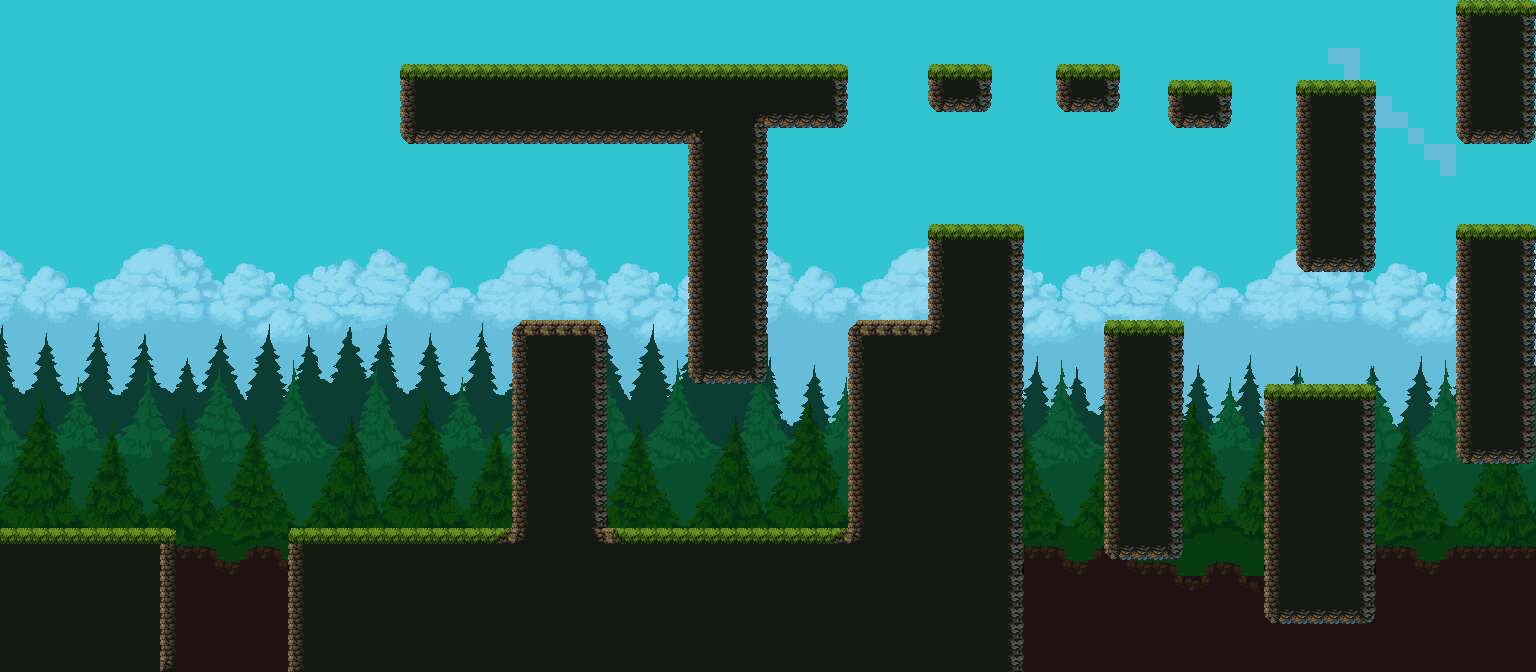

This is a level from a 2D game, rendered from its Tiled map with the project's own tilesets. A one-line summary and the map file follow, with tile-layer data summarised:
An orthogonal 96x42 tile map with 16x16 px tiles, 6 tile layers (SKY, FAR_TREES, MEDIUM_TREES, CLOSE_TREES, ...), 5 tilesets and 21 objects (15x Floor, 3x Death, 0, Start, End).

<map version="1.2" tiledversion="1.2.4" orientation="orthogonal" renderorder="right-down" width="96" height="42" tilewidth="16" tileheight="16" infinite="0" nextlayerid="11" nextobjectid="44">
 <tileset firstgid="1" name="Nuvens" tilewidth="16" tileheight="16" tilecount="336" columns="24">
  <image source="Nuvens.png" width="384" height="224" />
 </tileset>
 <tileset firstgid="337" name="Backgroud1" tilewidth="16" tileheight="16" tilecount="336" columns="24">
  <image source="Backgroud1.png" width="384" height="224" />
 </tileset>
 <tileset firstgid="673" name="Backgroud3" tilewidth="16" tileheight="16" tilecount="336" columns="24">
  <image source="Backgroud3.png" width="384" height="224" />
 </tileset>
 <tileset firstgid="1009" name="Backgroud2" tilewidth="16" tileheight="16" tilecount="336" columns="24">
  <image source="Backgroud2.png" width="384" height="224" />
 </tileset>
 <tileset firstgid="1345" name="Assets" tilewidth="16" tileheight="16" tilecount="675" columns="25">
  <image source="Assets.png" width="400" height="432" />
  <terraintypes>
   <terrain name="New Terrain" tile="57" />
  </terraintypes>
  <tile id="105" terrain="0,0,0,0" />
  <tile id="106" terrain="0,0,0,0" />
  <tile id="107" terrain="0,0,0,0" />
  <tile id="130" terrain="0,0,0,0" />
  <tile id="131" terrain="0,0,0,0" />
  <tile id="132" terrain="0,0,0,0" />
  <tile id="139" terrain="0,0,0,0" />
  <tile id="155" terrain="0,0,0,0" />
  <tile id="156" terrain="0,0,0,0" />
  <tile id="157" terrain="0,0,0,0" />
 </tileset>
 <layer id="1" name="SKY" width="96" height="42">
  <properties>
   <property name="Speed" type="float" value="0.2" />
  </properties>
  <data>[4032 cells, 2688 non-empty, 336 distinct tile ids]</data>
 </layer>
 <layer id="2" name="FAR_TREES" width="96" height="42">
  <properties>
   <property name="Speed" type="float" value="0.2" />
  </properties>
  <data>[4032 cells, 1344 non-empty, 336 distinct tile ids]</data>
 </layer>
 <layer id="3" name="MEDIUM_TREES" width="96" height="42">
  <properties>
   <property name="Speed" type="float" value="0.3" />
  </properties>
  <data>[4032 cells, 1344 non-empty, 336 distinct tile ids]</data>
 </layer>
 <layer id="4" name="CLOSE_TREES" width="96" height="42">
  <properties>
   <property name="Speed" type="float" value="0.5" />
  </properties>
  <data>[4032 cells, 1300 non-empty, 315 distinct tile ids]</data>
 </layer>
 <layer id="6" name="BACKGROUND" width="96" height="42">
  <properties>
   <property name="Speed" type="float" value="1" />
  </properties>
  <data>[4032 cells, 1214 non-empty, 7 distinct tile ids]</data>
 </layer>
 <layer id="5" name="LEVEL" width="96" height="42">
  <properties>
   <property name="Speed" type="float" value="1" />
  </properties>
  <data>[4032 cells, 433 non-empty, 23 distinct tile ids]</data>
 </layer>
 <objectgroup id="9" name="COLLIDERS">
  <object id="6" name="Death" x="175.5" y="657" width="109" height="52" />
  <object id="7" name="Death" x="1024" y="671" width="511.667" height="80" />
  <object id="9" name="Death" x="1535.63" y="457.542" width="92" height="296" />
  <object id="14" name="Floor" type="0" x="-0.5" y="528.152" width="176.478" height="144.348" />
  <object id="15" name="Floor" x="288.5" y="528.524" width="735.563" height="145.476" />
  <object id="16" name="Floor" x="513" y="319.727" width="94.3333" height="208.439" />
  <object id="30" name="Floor" x="688.722" y="128.01" width="79.2938" height="256.016" />
  <object id="32" name="Floor" x="848.102" y="319.98" width="79.8478" height="208.486" />
  <object id="33" name="Floor" x="928.006" y="224.011" width="96.1155" height="304.437" />
  <object id="34" name="Floor" x="1104.09" y="320.541" width="80.029" height="237" />
  <object id="35" name="Floor" x="1264.04" y="384.075" width="113.089" height="240.05" />
  <object id="37" name="Floor" x="400.029" y="63.9667" width="447.985" height="64.0285" />
  <object id="38" name="Floor" x="400.028" y="127.994" width="288.628" height="15.9932" />
  <object id="39" name="Floor" x="1296.02" y="80" width="79.9855" height="191.938" />
  <object id="40" name="Floor" x="1456" y="0.0277778" width="80.0278" height="143.934" />
  <object id="41" name="Floor" x="1167.75" y="80" width="64.2833" height="48.0625" />
  <object id="42" name="Floor" x="1056.03" y="64.0006" width="63.9615" height="47.9994" />
  <object id="43" name="Floor" x="928" y="63.9889" width="63.9889" height="48.0111" />
 </objectgroup>
 <objectgroup id="10" name="PLAYER_POINTS">
  <object id="11" name="Start" x="78.6704" y="492.636" width="5.25" height="5.25" />
  <object id="12" name="End" x="402" y="-201" width="81" height="264" />
  <object id="36" name="Floor" x="1456.06" y="223.948" width="79.9215" height="239.689" />
 </objectgroup>
</map>